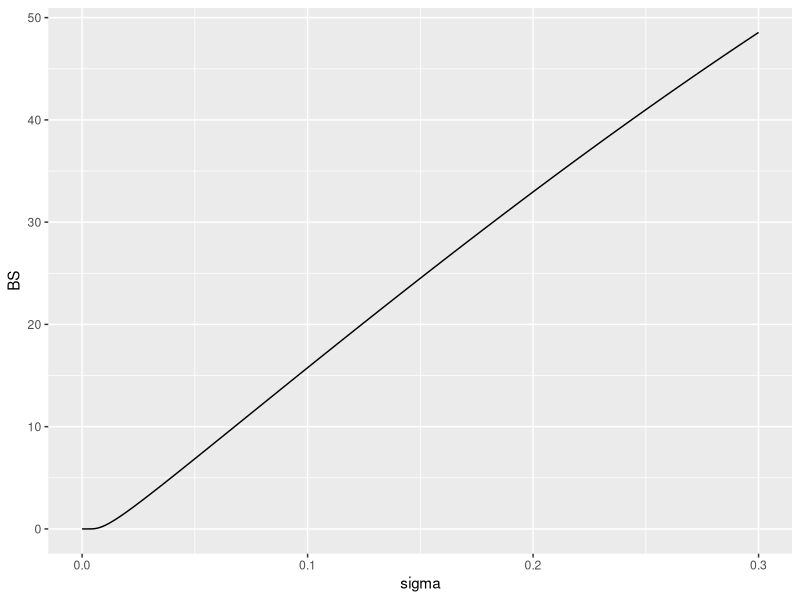

Reproduce this figure in R.
setwd("C:/Users/oli4n/University/Num Methods/Week 2")

library(dplyr)
library(ggplot2)
rm(list = ls())


#the square root is not what the machine says it is
a <- sqrt(2)
a^2==2
near(a^2,2)

log.root.2 <- 0.5*log(2)
b <- exp(log.root.2)
b^2==2

exp(2*log.root.2) == 2

# dividing to find the machines precision
c <- 1
eps <- 1
c.plus.eps <- c+eps
while (c != c.plus.eps) {
  eps <- eps/2
  c.plus.eps <- c+eps
}
c;c.plus.eps;eps

################# the fixed point, secant and bisection method.

fx <- function(x) {
  (log(x))/(1+x)
}

derfx <- function(x) {
  (1+1/x - log(x))/((1+x)^2)
}

derfx0 <- function(x) {
  1+1/x - log(x)
}

gx <- function(x) {
  4*((1+1/x - log(x))/((1+x)^2))+x
}

fixedpoint <- function(ftn, x0, tol = 1e-6, max.iter = 100) {
  xold <- x0
  xnew <- ftn(xold)
  iter <- 1
  cat("At iteration 1 value of x is:", xnew, "\n")
  
  while (abs(xold - xnew) > tol && iter < max.iter) {
    xold <- xnew
    xnew <- ftn(xold)
    iter <- iter + 1
    cat("At iteration", iter, "value of x is:", xnew, "\n")
  }
  if (abs(xold - xnew) > tol) {
    cat("the algorithm failed to converge\n")
  } else {
    cat("the algorithm converged at iteration", iter, "with x is", xnew, "\n")
    return(xnew)
  }
}

fixpt_own <- function(x0, tol = 1e-6, max.iter = 100) {
  xold <- x0
  xnew <- gx(xold)
  iter <- 1
  cat("At iteration 1 value of x is:", xnew, "\n")
  
  while (abs(xold - xnew) > tol && iter < max.iter) {
    xold <- xnew
    xnew <- gx(xold)
    iter <- iter + 1
    cat("At iteration", iter, "value of x is:", xnew, "\n")
  }
  if (abs(xold - xnew) > tol) {
    cat("the algorithm failed to converge\n")
  } else {
    cat("the algorithm converged at iteration", iter, "with x is", xnew, "\n")
    return(xnew)
  }
}



bisectionmethod <- function(xl, xr, fctn, tol = 1e-6, max.iter = 150) {
  if (fctn(xl)*fctn(xr) >= 0 ) stop("no good starting values")
  iter <- 1
  while (abs(xr -xl) > tol && iter < max.iter) {
    xm <- (xl +xr)/2
    if (fctn(xm) == 0) {
      return(xm)
    } else if (fctn(xm)*fctn(xr) < 0) {
      xl <- xm
    } else {
      xr <- xm
    }
    iter <- iter + 1
    cat("at iteration", iter, "value of xmid is:", xm, "\n")
    
  }
  if (abs(xr - xl) > tol) {
    cat("failed to converge\n")
  } else {
    cat("At iteration", iter, "value of x.mid is:", xm, "and the function value is",
         fctn(xm),"\n")
    return(xm)
    
  }
}

secantmethod <- function(xn, xnmin1, ftn, tol = 1e-6, max.iter = 150) {
  iter <- 1
  while (abs(xn - xnmin1) > tol && iter < max.iter) {
    xnplus1 <- xn - ftn(xn)* ((xn - xnmin1)/(ftn(xn) - ftn(xnmin1)))
    xnmin1 <- xn
    xn <- xnplus1
    iter <- iter + 1
    cat("At iteration", iter, "x_n+1 is: ", xnplus1, "\n")
  }
  if (abs(xn -xnmin1)> tol) {
    cat("failed to convergen\n")
  } else {
    cat("At iteration", iter, "value of x_n+1 is:", xnplus1, "and the function value is", ftn(xnplus1),"\n")
    return(xnplus1)
  }
}

# bisectionmethod(0.5, 6, derfx0)
# fixedpoint(gx, 3)
# fixpt_own(3, max.iter = 150)
# secantmethod(6, 0.5, derfx0)

maxbisect <- bisectionmethod(0.5, 6, derfx0)
maxfixpt <- fixpt_own(3, max.iter = 150)
maxsecant <- secantmethod(6, 0.5, derfx0)

################ Problem 3

nine_a <- function(x) {
  y1 <- cos(x)-x
  y2 <- -sin(x)-1
  y3 <- -cos(x)
  y <- c(y1, y2, y3)
  return(y)
}

nine_b <- function(x) {
  y1 <- log(x) - exp(-x)
  y2 <- 1/x + exp(-x)
  y3 <- -1/(x^2) - exp(-x)
  y <- c(y1, y2, y3)
  return(y)
}

nine_c <- function(x) {
  y1 <- x^3 - x - 3
  y2 <- 3*x^2 -1
  y3 <- 6*x
  y <- c(y1, y2, y3)
  return(y)
}

nine_d <- function(x) {
  y1 <- x^3 -7*x^2 + 14*x - 8
  y2 <- 3*x^2 -14*x + 14
  y3 <- 6*x -14
  y <- c(y1, y2, y3)
  return(y)
}

nine_e <- function(x) {
  y1 <- log(x)*exp(-x)
  y2 <- exp(-x)/x - log(x)*exp(-x)
  y3 <- log(x)*exp(-x) - exp(-x)*(2/x + 1/x^2);
  y = c(y1,y2, y3)
  return(y)
}

newtonraphsonquadratic <- function(ftn, x0, tol = 1e-9, max.iter = 100) {
  x <- x0
  fx <- ftn(x)
  iter <- 0
  
  while (abs(fx[1]) > tol && iter < max.iter) {
    a <- fx[3]/2
    b <- fx[2] - x*fx[3]
    c <- fx[1] - x*fx[2] + ((x^2)*fx[3])/2
    discr <- b^2 - 4*a*c
    cat("the discriminant is equal to", discr, "\n")
    if (a==0) {
      x <- -c/b
    } else {
      if (discr > 0) {
        x1 <- (-b + sqrt(discr))/(2*a)
        x2 <- (-b - sqrt(discr))/(2*a)
        d1 <- abs(x - x1)
        d2 <- abs(x - x2)
        if (d1 < d2) {
          x <- x1
        } else {
          x <- x2
        }
      } else if (discr == 0) {
        x <- -b/(2*a)
      } else {
        x <- x - fx[2]/fx[3]
      }
    }
    fx <- ftn(x)
    iter <- iter +1
    cat("At iteration", iter, "x is ", x , "\n")
  }
  if (abs(fx[1])>tol) {
    cat("convergence failed\n")
    return(NULL)
  } else {
    cat("algorithm converged at iter", iter, "with x value of", x, "\n")
    return(x)
  }
}

newtonraphsonquadratic(nine_a, 1)
newtonraphsonquadratic(nine_b, 2)
newtonraphsonquadratic(nine_c, 0)
newtonraphsonquadratic(nine_d, 1.5)
newtonraphsonquadratic(nine_e, 2)


################# Problem 4
S <- 100
K <- 105
t <- 20
r <- 0.01/365

Blackscholes <- function(S = 100, K = 105, r = 0.01/365, t = 20,  sigma) {
  d1 <- (log(S/K) + (r + 0.5*sigma^2)*t)/(sigma*sqrt(t))
  d2 <- d1 - sigma*sqrt(t)
  S*pnorm(d1) - K*exp(-r*t)*pnorm(d2)
}

sigma_vector <- seq(from = 0, to = 0.3, by = 0.001)
Blackscholes_values <- Blackscholes(sigma = sigma_vector)

df <- data.frame(sigma = sigma_vector, BS  = Blackscholes_values)
ggplot(df, aes(sigma, BS)) + geom_line()

sigmaftn <- function(sigma) {
  Blackscholes(sigma = sigma) - 1.70
}

impliedsigma <- secantmethod(0.05, 0.1, sigmaftn)

Blackscholes(sigma = impliedsigma)
